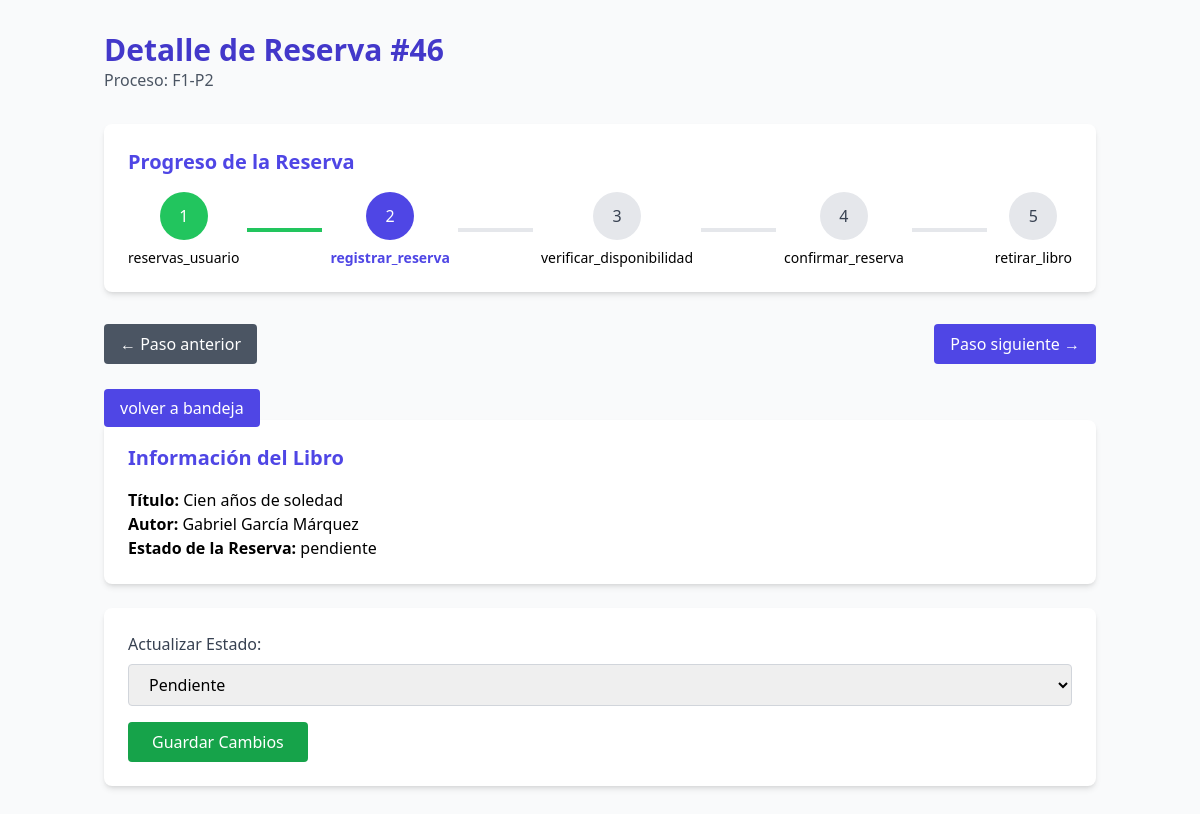
/proceso.php?id_reserva=46&flujo=F1&proceso=P2, run on the app's committed database.
### tables this page shows
CREATE TABLE `flujo_proceso` (
  `flujo` varchar(3) NOT NULL,
  `proceso` varchar(3) NOT NULL,
  `siguiente` varchar(3) DEFAULT NULL,
  `pantalla` varchar(30) DEFAULT NULL,
  `rol` varchar(20) DEFAULT NULL
);

CREATE TABLE `reservas` (
  `id_reserva` int(11) NOT NULL,
  `id_usuario` int(11) NOT NULL,
  `flujo` varchar(3) NOT NULL,
  `proceso` varchar(3) NOT NULL,
  `id_libro` int(11) DEFAULT NULL,
  `fecha_inicio` datetime DEFAULT NULL,
  `fecha_fin` datetime DEFAULT NULL,
  `estado` enum('pendiente','confirmada','completada','cancelada') DEFAULT 'pendiente'
);

CREATE TABLE `libros` (
  `id_libro` int(11) NOT NULL,
  `titulo` varchar(100) NOT NULL,
  `autor` varchar(100) NOT NULL,
  `disponible` tinyint(1) DEFAULT 1,
  `stock` int(11) NOT NULL DEFAULT 0
);

### proceso.php (the view, shortened to what this page needs)
<?php
$con = mysqli_connect("localhost", "root", "", "biblioteca");
$id_reserva = (int)$_GET['id_reserva'];
$flujo = mysqli_real_escape_string($con, $_GET['flujo']);
$proceso = mysqli_real_escape_string($con, $_GET['proceso']);
$sql_flujo = "SELECT * FROM flujo_proceso WHERE flujo='$flujo' ORDER BY proceso";
$result_flujo = mysqli_query($con, $sql_flujo);
$procesos_flujo = [];
while ($fila = mysqli_fetch_assoc($result_flujo)) {
    $procesos_flujo[] = $fila;
}
function obtenerSiguienteProceso($con, $flujo, $proceso) {
    $sql = "SELECT siguiente FROM flujo_proceso WHERE flujo='$flujo' AND proceso='$proceso'";
    $res = mysqli_query($con, $sql);
    if ($res && mysqli_num_rows($res) > 0) {
        $fila = mysqli_fetch_assoc($res);
        return $fila['siguiente'] ?: null;
    }
    return null;
}
function obtenerAnteriorProceso($procesos_flujo, $proceso) {
    foreach ($procesos_flujo as $i => $proc) {
        if ($proc['proceso'] === $proceso && $i > 0) {
            return $procesos_flujo[$i - 1]['proceso'];
        }
    }
    return null;
}
$procesoAnterior = obtenerAnteriorProceso($procesos_flujo, $proceso);
$procesoSiguiente = obtenerSiguienteProceso($con, $flujo, $proceso);
$sql = "SELECT r.*, l.titulo, l.autor, fp.pantalla, fp.rol, fp.siguiente
        FROM reservas r
        LEFT JOIN libros l ON r.id_libro = l.id_libro
        LEFT JOIN flujo_proceso fp ON r.flujo = fp.flujo AND r.proceso = fp.proceso
        WHERE r.id_reserva = $id_reserva AND r.flujo = '$flujo' AND r.proceso = '$proceso'";
$resultado = mysqli_query($con, $sql);
$reserva = mysqli_fetch_assoc($resultado);
?>
<!DOCTYPE html>
<html lang="es">
<head>
	<script src="https://cdn.tailwindcss.com"></script>
</head>
<body class="bg-gray-50">
	<div class="container mx-auto px-4 py-8">
		<header class="mb-8">
			<h1 class="text-3xl font-bold text-indigo-700">Detalle de Reserva #<?php echo $id_reserva; ?></h1>
			<p class="text-gray-600">Proceso: <?php echo htmlspecialchars("$flujo-$proceso"); ?></p>
		</header>
		<div class="bg-white rounded-lg shadow-md overflow-hidden mb-8">
			<div class="p-6">
				<h2 class="text-xl font-semibold mb-4 text-indigo-600">Progreso de la Reserva</h2>
				<div class="flex items-center justify-between">
					<?php foreach ($procesos_flujo as $index => $proc): ?>
					<div class="flex flex-col items-center">
						<div
							class="w-12 h-12 rounded-full flex items-center justify-center
                            <?php echo $proc['proceso'] == $proceso ? 'bg-indigo-600 text-white' :
							($index < array_search($proceso, array_column($procesos_flujo, 'proceso')) ? 'bg-green-500 text-white' : 'bg-gray-200 text-gray-700'); ?>">
							<?php echo substr($proc['proceso'], 1); ?>
						</div>
						<span
							class="mt-2 text-sm text-center <?php echo $proc['proceso'] == $proceso ? 'font-bold text-indigo-600' : ''; ?>">
							<?php echo $proc['pantalla']; ?>
						</span>
					</div>
					<?php if ($index < count($procesos_flujo) - 1): ?>
					<div
						class="flex-1 h-1 mx-2 <?php echo $index < array_search($proceso, array_column($procesos_flujo, 'proceso')) ? 'bg-green-500' : 'bg-gray-200'; ?>">
					</div>
					<?php endif; ?>
					<?php endforeach; ?>
				</div>
			</div>
		</div>
		<div class="flex justify-between items-center mb-8">
			<?php if ($procesoAnterior): ?>
			<form method="POST" onsubmit="return confirmarRetroceso();">
				<button type="submit" class="text-white bg-gray-600 hover:bg-gray-700 px-4 py-2 rounded">
					← Paso anterior
				</button>
			</form>
			<?php else: ?>
			<div></div>
			<?php endif; ?>
			<?php if ($procesoSiguiente): ?>
			<?php
				$rutas_especiales = [
					'P3' => 'verificar_disponibilidad.php',
					'P4' => 'confirmar_reserva.php',
					'P5' => 'retirar_libro.php'
				];
				if (array_key_exists($procesoSiguiente, $rutas_especiales)) {
					$ruta = $rutas_especiales[$procesoSiguiente];
					$url_siguiente = "$ruta?id_reserva=$id_reserva&flujo=$flujo&proceso=$procesoSiguiente";
				} else {
					$url_siguiente = "proceso.php?id_reserva=$id_reserva&flujo=$flujo&proceso=$procesoSiguiente";
				}
			?>
			<a href="<?php echo $url_siguiente; ?>"
				class="text-white bg-indigo-600 hover:bg-indigo-700 px-4 py-2 rounded">
				Paso siguiente →
			</a>
			<?php endif; ?>
		</div>
		<a href="bandeja.php" class="text-white bg-indigo-600 hover:bg-indigo-700 px-4 py-2 rounded"> volver a bandeja
		</a>
		<div class="bg-white rounded-lg shadow-md p-6">
			<h2 class="text-xl font-semibold mb-4 text-indigo-600">Información del Libro</h2>
			<p><strong>Título:</strong> <?php echo htmlspecialchars($reserva['titulo']); ?></p>
			<p><strong>Autor:</strong> <?php echo htmlspecialchars($reserva['autor']); ?></p>
			<p><strong>Estado de la Reserva:</strong> <?php echo htmlspecialchars($reserva['estado']); ?></p>
		</div>
		<form method="POST" class="mt-6 bg-white p-6 rounded-lg shadow-md">
			<label for="estado" class="block font-medium text-gray-700 mb-2">Actualizar Estado:</label>
			<select name="estado" id="estado" class="border border-gray-300 rounded px-4 py-2 w-full mb-4">
				<option value="pendiente" <?php if ($reserva['estado'] == 'pendiente') echo 'selected'; ?>>Pendiente
				</option>
			</select>
			<button type="submit" name="actualizar_estado"
				class="bg-green-600 text-white px-6 py-2 rounded hover:bg-green-700">
				Guardar Cambios
			</button>
		</form>
	</div>
</body>
</html>

### data on the page
flujo_proceso: proceso "F1-P2", proceso "2", pantalla "registrar_reserva"
flujo_proceso: proceso "1", pantalla "reservas_usuario"
flujo_proceso: proceso "3", pantalla "verificar_disponibilidad"
flujo_proceso: proceso "4", pantalla "confirmar_reserva"
flujo_proceso: proceso "5", pantalla "retirar_libro"
reservas: id_libro.titulo "Cien años de soledad", id_libro.autor "Gabriel García Márquez", estado "pendiente", estado "Pendiente"

### other printed values
$id_reserva "46"
